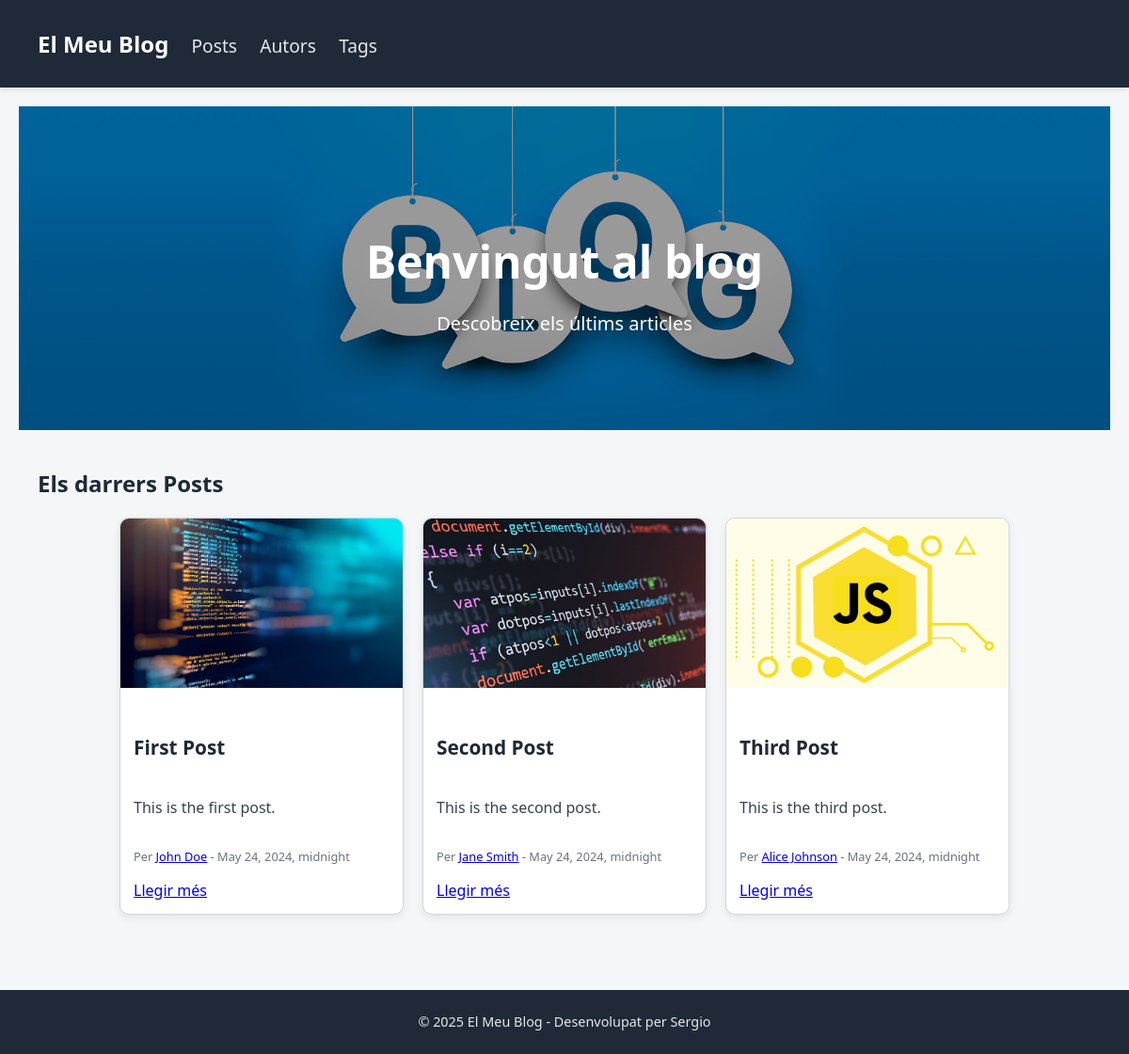
The page / on the database its author committed.
### blog/models.py (models this page shows, shortened)
class Post(models.Model):
    title = models.CharField(max_length=200)
    excerpt = models.TextField(default="Excerpt not provided")
    image_name = models.CharField(max_length=100, default="postimg.jpeg")
    date = models.DateTimeField(auto_now_add=True)
    slug = models.SlugField(unique=True)
    content = models.TextField()
    author = models.ForeignKey(Author, on_delete=models.CASCADE, related_name="posts", null=True)
    tags = models.ManyToManyField('Tag')

class Author(models.Model):
    first_name = models.CharField(max_length=100)
    last_name = models.CharField(max_length=100)
    email = models.EmailField(unique=True)
    def __str__(self):
        return f"{self.first_name} {self.last_name}"

### blog/views.py (the view)
# urls.py: path('', views.starting_page, name='starting-page'),
def starting_page(request):
    latest_posts = Post.objects.all().order_by("-date")[:3]
    return render(request, "blog/index.html", {"posts": latest_posts})

### blog/templates/blog/index.html (shortened to what this page needs)
{% extends "blog/base.html" %}
{% load static %}
{% block content %}
<div class="hero-header">
    <h1>Benvingut al blog</h1>
    <p>Descobreix els últims articles</p>
</div>
<section id="posts" class="mt-5">
    <div class="container">
        <h2 class="mb-3">Els darrers Posts</h2>
        <div class="posts-container">
            {% for post in posts %}
                {% include "blog/post_card.html" with post=post %}
            {% endfor %}
        </div>
    </div>
</section>
{% endblock %}

### blog/templates/blog/post_card.html
{% load static %}
<div class="post-card">
    <img src="{% static 'blog/imatges/' %}{{ post.image_name }}" alt="{{ post.title }}">
    <div class="card-body">
        <h5 class="card-title">{{ post.title }}</h5>
        <p class="card-text">{{ post.excerpt }}</p>
        <small class="text-muted">
            Per <a href="{% url 'author-detail' post.author.id %}">{{ post.author }}</a> - {{ post.date }}
        </small>
        <a href="{% url 'post-detail' post.slug %}" class="btn btn-primary mt-2">Llegir més</a>
    </div>
</div>

### blog/static/blog/style.css (style rules this page uses)
body { background-color: #f4f6f8; color: #1f2937; font-family: 'Segoe UI', Tahoma, Geneva, Verdana, sans-serif; margin: 0; padding: 0; }
.hero-header { background-image: url("imatges/top.jpg"); background-size: cover; background-position: center; color: #ffffff; padding: 100px 20px; text-align: center; background-blend-mode: overlay; background-color: rgba(0, 0, 0, 0.4); }
.hero-header h1 { font-size: 3rem; font-weight: bold; margin-bottom: 0.5rem; }
.hero-header p { font-size: 1.25rem; margin-bottom: 0; }
.container { padding: 20px; }
.posts-container { display: flex; flex-wrap: wrap; gap: 20px; justify-content: center; }
.post-card { width: 300px; height: 420px; background-color: #ffffff; border: 1px solid #d1d5db; border-radius: 10px; overflow: hidden; box-shadow: 0 3px 10px rgba(0, 0, 0, 0.08); display: flex; flex-direction: column; justify-content: space-between; transition: transform 0.2s ease, box-shadow 0.2s ease; }
.post-card img { width: 100%; height: 180px; object-fit: cover; }
.post-card .card-body { padding: 14px; display: flex; flex-direction: column; justify-content: space-between; flex-grow: 1; }
.card-title { font-size: 1.3rem; margin-bottom: 8px; overflow: hidden; text-overflow: ellipsis; white-space: nowrap; }
.card-text { font-size: 1rem; color: #374151; overflow: hidden; }
.text-muted { font-size: 0.8rem; color: #6b7280; }

### rows shown on the page
Post: image_name (picture), title "First Post", excerpt "This is the first post.", author "John Doe", date "May 24, 2024, midnight"
Post: image_name (picture), title "Second Post", excerpt "This is the second post.", author "Jane Smith", date "May 24, 2024, midnight"
Post: image_name (picture), title "Third Post", excerpt "This is the third post.", author "Alice Johnson", date "May 24, 2024, midnight"
